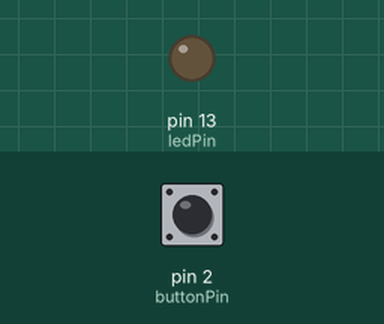
Bench run of a sketch on a simulated Arduino Uno, built with avr-gcc and run on an emulated ATmega328P. Parts: output pins drawn as LEDs (lit = HIGH). Inputs (shaded band) come from the test bench; at power-on: pin 2 (buttonPin) HIGH. What the sketch prints to the serial monitor is not drawn.

Above: at 1.2 s.
1.3 s: pin 2 (buttonPin) pulled LOW for 0.15 s
2.9 s: pin 2 (buttonPin) pulled LOW for 0.15 s
At 2.97 s:
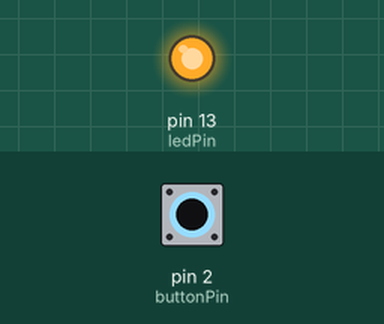
4.5 s: pin 2 (buttonPin) pulled LOW for 3.2 s
At 8.5 s:
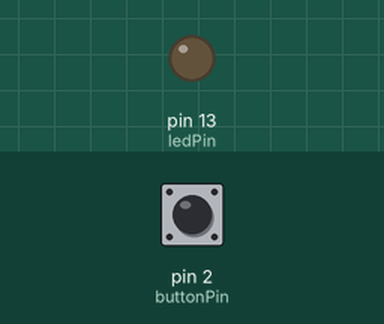
Timing chart, 0 to 10.0 s (numbered marks = the images above; inputs shaded):
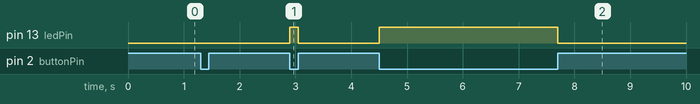

The sketch:

longPressCounter.ino
```cpp
/* 引脚变量 */
const int buttonPin = 2;      // 定义按钮引脚
const int ledPin = 13;        // 定义LED引脚

/* 状态变量 */
volatile int nowButtonState = LOW;     // 记录中断时按钮的状态
int ledState = LOW;           // 记录LED的状态
int buttonState = LOW;        // 记录之前按键状态
int lastButtonState = LOW;    // 记录上一次按键的状态
int longPressCounter = 0;     // 记录长击次数
int resultCounter = 0;        // 记录连续长击的次数

/* 消抖变量 */
long lastDebounceTime = 0;  // 按键最后一次被触发
long debounceDelay = 500;   // 消抖的时间间隔
long beginButtonTime = 0;   // 按键按下瞬间的时间
long longPressDelay = 1000; // 超过此间隙则定义为长按

void setup() {
  pinMode(ledPin, OUTPUT);              // 初始化LED为输出模式
  pinMode(buttonPin, INPUT_PULLUP);     // 初始化大按钮模块为输入下拉模式
  digitalWrite(ledPin, ledState);       // 设置LED初始状态
  attachInterrupt(digitalPinToInterrupt(buttonPin), blink, CHANGE); //按钮状态改变触发中断，调用blink函数
  Serial.begin(9600);
}

void loop() {
  if (nowButtonState != lastButtonState) {
    lastDebounceTime = millis();  // 记录抖动初始时间
  }
  if ((millis() - lastDebounceTime) > debounceDelay) {  // 时间间隙超过抖动间隙
    if (nowButtonState != buttonState) {  // 如果按键状态改变了:
      buttonState = nowButtonState;
      if (buttonState == LOW) {     // FSM, 按键按下
        beginButtonTime = millis(); // 记录按键按下初始时间
        ledState = HIGH;            // 按下灯亮
      }else{  // FSM，按键抬起
        if ((millis() - beginButtonTime) > longPressDelay) {  // 长按
          longPressCounter++;
          Serial.println("1");
        } else {  // 短按
          if (longPressCounter > 0) {
            resultCounter++;
            Serial.print("连续1(包括单个1)出现的状态总共的次数: ");
            Serial.println(resultCounter);
            longPressCounter = 0; // 长按计数归零
          }
          Serial.println("0");
        }
        ledState = LOW; // 抬起灯灭
      }
    }
  }
  digitalWrite(ledPin, ledState);   // 设置LED:
  lastButtonState = nowButtonState; // 保存处理结果:
}

/* ISR */
void blink() {
  nowButtonState = digitalRead(buttonPin);
}
```

Measured:
- after the input at 1.3 s, every drawn part: stays the same
- after the input at 2.9 s, pin 13 (ledPin): LOW → HIGH at once, → LOW 0.15 s later
- after the input at 4.5 s, pin 13 (ledPin): LOW → HIGH at once, → LOW 3.2 s later
